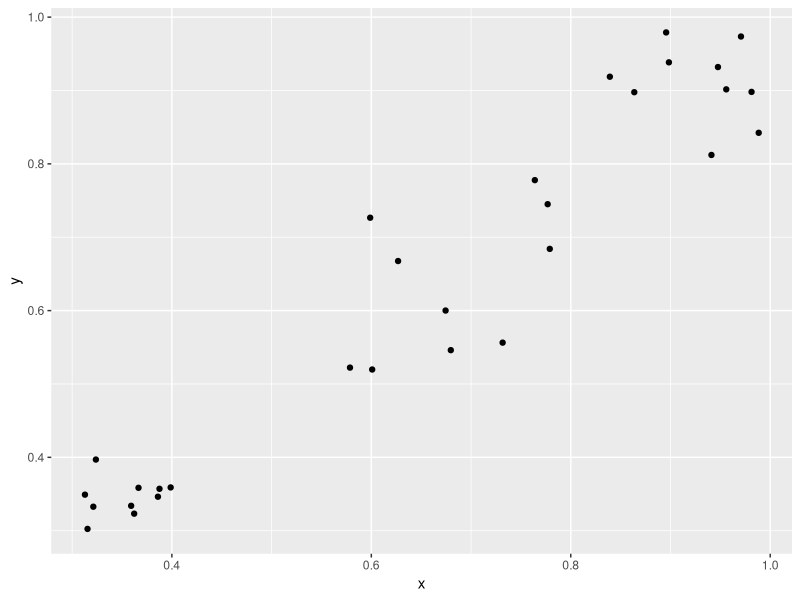
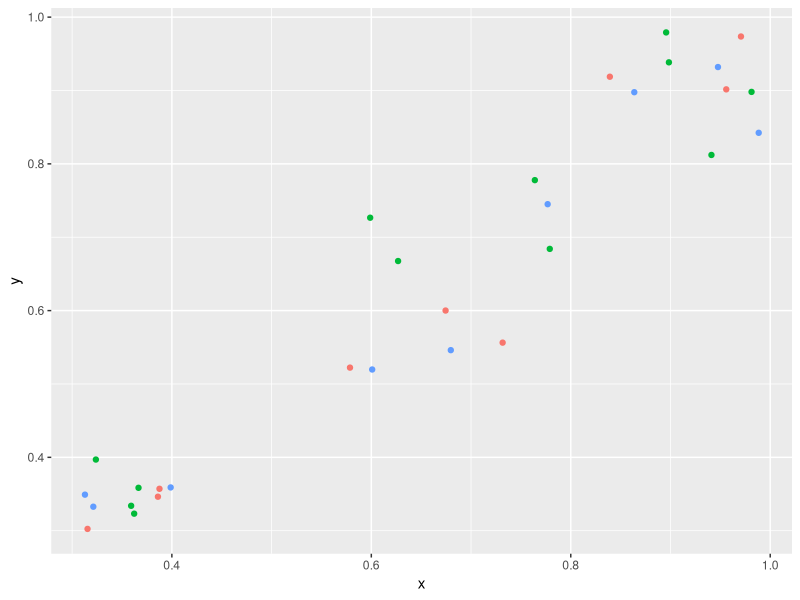
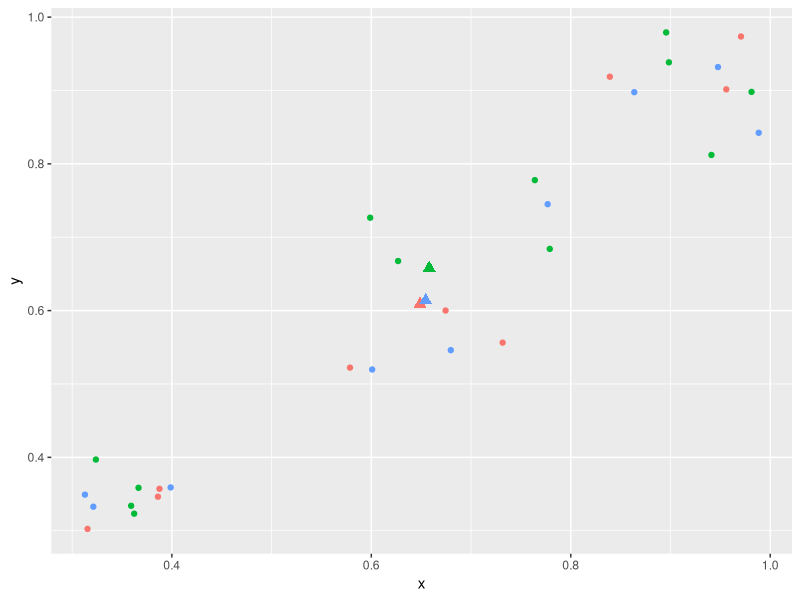
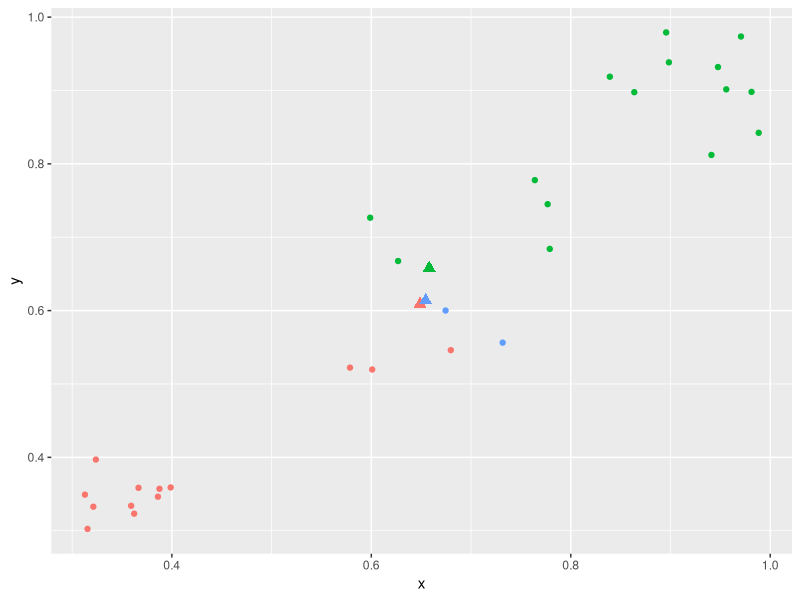
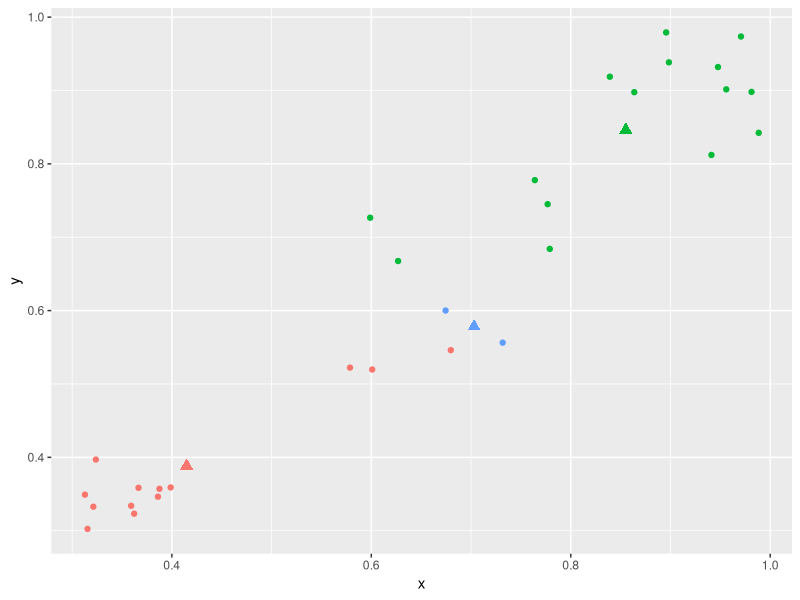
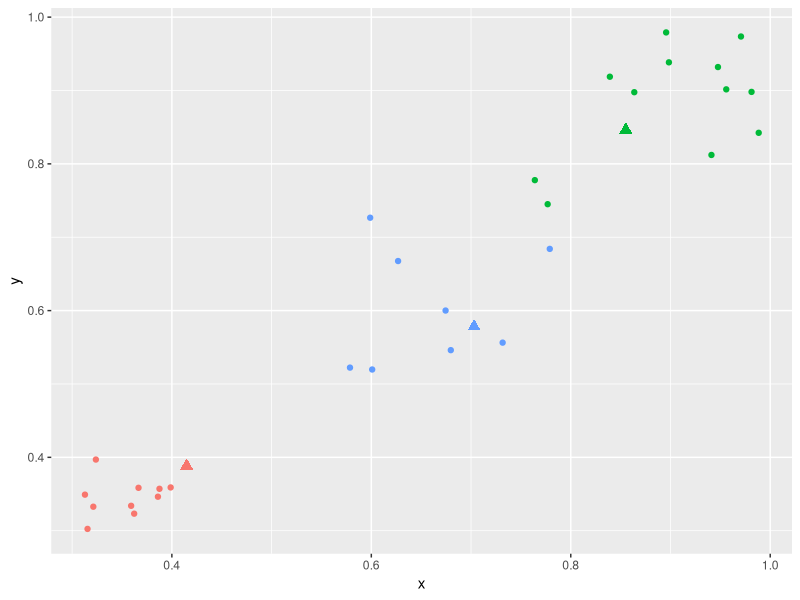
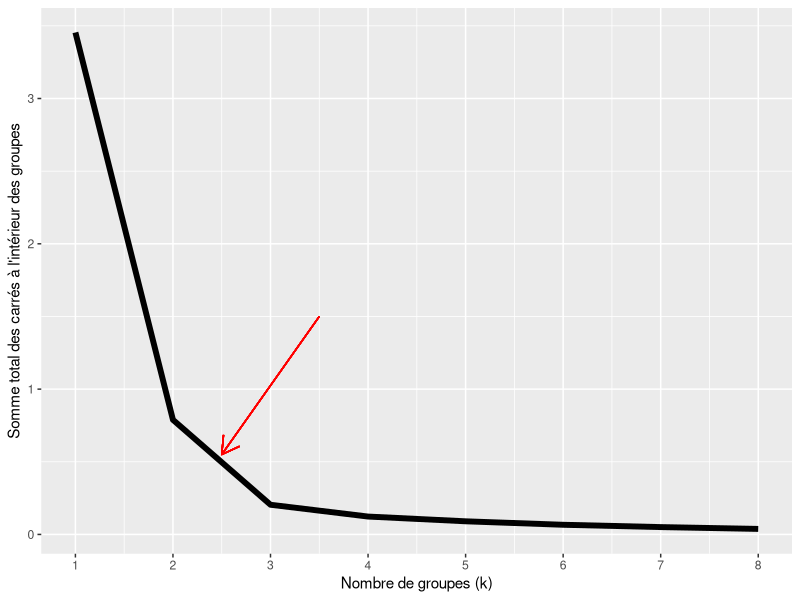

These charts were generated, in order, by the following R code: (Note: this script raises an error after producing the figures.)
## ---- chunk 1
knitr::opts_chunk$set(echo = TRUE)
## ---- chunk 2
library(ggplot2)

set.seed(667)
group1 <- list(x = runif(n = 10, min = 0.8, max = 1), y = runif(n = 10, min = 0.8, max = 1))
group2 <- list(x = runif(n = 10, min = 0.5, max = 0.8), y = runif(n = 10, min = 0.5, max = 0.8))
group3 <- list(x = runif(n = 10, min = 0.3, max = 0.4), y = runif(n = 10, min = 0.3, max = 0.4))
group <- as.factor(sample(x = c(1, 2, 3), size = 10, replace = TRUE))
data_init <- data.frame(x = c(group1$x, group2$x, group3$x), y = c(group1$y, group2$y, group3$y), groupe = group)

data <- data_init
ggplot(data, aes(x = x, y = y)) +
  geom_point() +
  theme(legend.position = "none")
## ---- chunk 3
ggplot(data, aes(x = x, y = y, color = groupe)) +
  geom_point() +
  theme(legend.position = "none")
## ---- chunk 4
library(dplyr)
centroide <- data %>% group_by(groupe) %>% summarise(x_centroide = mean(x), y_centroide = mean(y))

ggplot(data, aes(x = x, y = y, color = groupe)) +
  geom_point() +
  geom_point(data = centroide, aes(x = x_centroide, y = y_centroide, color = groupe), shape = 17, size = 3) +
  theme(legend.position = "none")
## ---- chunk 5
temp <- data.frame(groupe = rep(NA_integer_, 3), distance = rep(NA_real_, 3))
for (i in 1:nrow(data)){
  for (j in 1:nrow(centroide)){
    temp[j, 1] <- centroide[j, 1]
    temp[j, 2] <- sqrt(sum((data[i,1:2] - centroide[j,2:3])^2))
  }
  data[i, 3] <- temp[which.min(temp[, 2]), 1]
}

ggplot(data, aes(x = x, y = y, color = groupe)) +
  geom_point() +
  geom_point(data = centroide, aes(x = x_centroide, y = y_centroide, color = groupe), shape = 17, size = 3) +
  theme(legend.position = "none")
## ---- chunk 6
centroide <- data %>% group_by(groupe) %>% summarise(x_centroide = mean(x), y_centroide = mean(y))

ggplot(data, aes(x = x, y = y, color = groupe)) +
  geom_point() +
  geom_point(data = centroide, aes(x = x_centroide, y = y_centroide, color = groupe), shape = 17, size = 3) +
  theme(legend.position = "none")
## ---- chunk 7
temp <- data.frame(groupe = rep(NA_integer_, 3), distance = rep(NA_real_, 3))
for (i in 1:nrow(data)){
  for (j in 1:nrow(centroide)){
    temp[j, 1] <- centroide[j, 1]
    temp[j, 2] <- sqrt(sum((data[i,1:2] - centroide[j,2:3])^2))
  }
  data[i, 3] <- temp[which.min(temp[, 2]), 1]
}

ggplot(data, aes(x = x, y = y, color = groupe)) +
  geom_point() +
  geom_point(data = centroide, aes(x = x_centroide, y = y_centroide, color = groupe), shape = 17, size = 3) +
  theme(legend.position = "none")
## ---- chunk 8
library(broom)
clusters_analysis <- data.frame(k = 1:8) %>% 
                          group_by(k) %>% 
                          do(kclust = kmeans(data_init[,1:2], .$k, nstart = 100)) %>% 
                          group_by(k) %>%
                          do(glance(.$kclust[[1]]))

ggplot(clusters_analysis, aes(k, tot.withinss)) + 
      geom_line(size = 2) +
      geom_segment(aes(x=3.5, xend=2.5, y=1.5, yend=0.55), arrow = arrow(length = unit(0.5, "cm")), color = "red") +
      scale_x_continuous(name = "Nombre de groupes (k)", breaks = c(1:9)) +
      scale_y_continuous("Somme total des carrés à l'intérieur des groupes")
## ---- chunk 9
knitr::include_graphics(path = "images/app_example.png")
